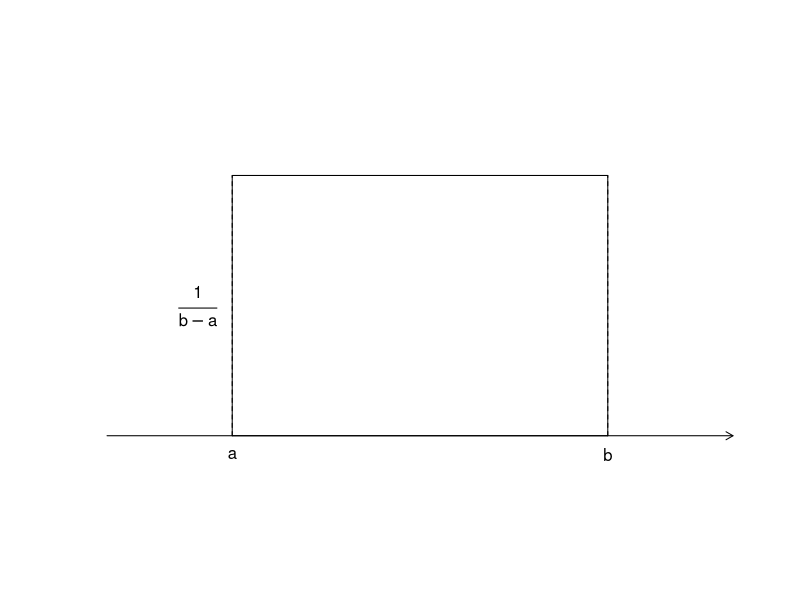
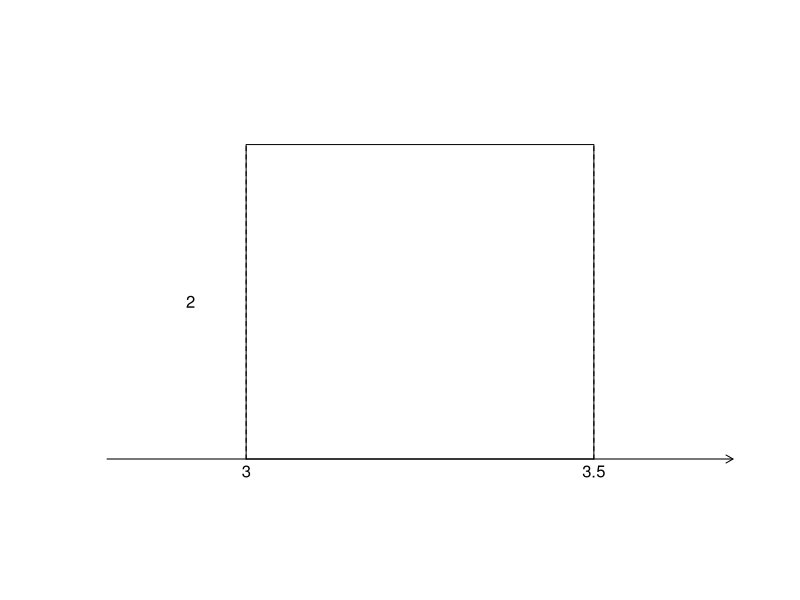

Generate these figures, in order, with R: (Note: this script raises an error after producing the figures.)
## ---- chunk 1
#| fig-align: center

a <- 2
b <- 8
h <- 1/(b-a)

# Set up empty plot
plot(0, 0,
     type = "n",
     xlim = c(0, 10),
     ylim = c(-0.03, h + 0.05),
     axes = FALSE,
     xlab = "",
     ylab = "")

# x-axis with arrow
arrows(0, 0, 10, 0, length = 0.08)

# Rectangle
rect(a, 0, b, h)

# Dashed vertical sides
segments(a, 0, a, h, lty = 2)
segments(b, 0, b, h, lty = 2)

# Labels
text(a, -0.012, "a")
text(b, -0.012, "b")
text(a - 0.55, h/2, expression(frac(1, b-a)))
## ---- chunk 2
#| fig-align: center

a <- 3
b <- 3.5
h <- 1/(b-a)

plot(0, 0,
     type = "n",
     xlim = c(2.8, 3.7),
     ylim = c(-0.15, 2.3),
     axes = FALSE,
     xlab = "", ylab = "")

arrows(2.8, 0, 3.7, 0, length = 0.08)

rect(a, 0, b, h)

segments(a, 0, a, h, lty = 2)
segments(b, 0, b, h, lty = 2)

text(a, -0.08, "3")
text(b, -0.08, "3.5")
text(a-0.08, h/2, "2")
## ---- chunk 3
knitr::include_graphics('img/densityShaded2530.png')
## ---- chunk 4
knitr::include_graphics('img/densityShaded18.png')
## ---- chunk 5
knitr::include_graphics('img/densityShaded30.png')
## ---- chunk 6
knitr::include_graphics('img/normal_PDFs.png')
## ---- chunk 7
knitr::include_graphics("img/normal68.png")
## ---- chunk 8
knitr::include_graphics("img/normal95.png")
## ---- chunk 9
knitr::include_graphics('img/normal_1s2s3s.png')
## ---- chunk 10
knitr::include_graphics("img/standNormT.png")
